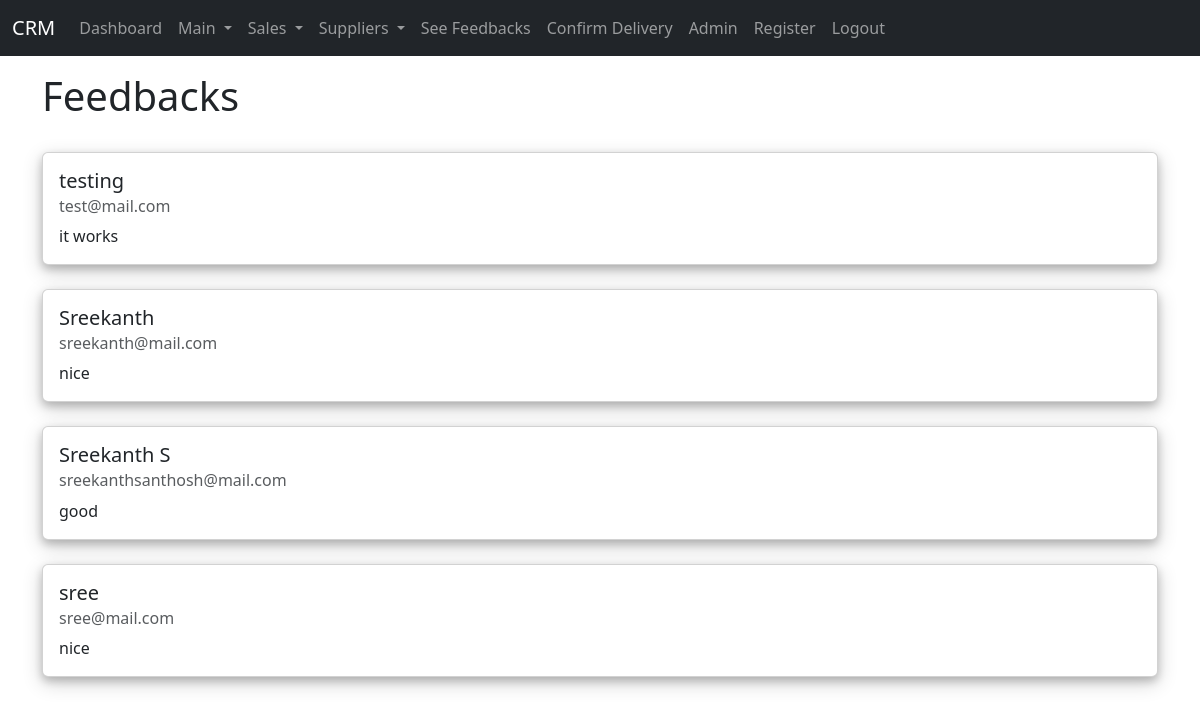
The app's page /features/ViewFeedbacks (signed in) with its own data.
### features/models.py (models this page shows, shortened)
class FeedbackTable(models.Model):
    name = models.CharField(max_length=100)
    email = models.EmailField()
    feedback = models.TextField()
    created_at = models.DateTimeField(auto_now_add=True)

### features/views.py (the view)
# urls.py: path('ViewFeedbacks', views.viewfeedback, name='viewfeedback'),
def viewfeedback(request):
    feedback_list = FeedbackTable.objects.order_by('-created_at')
    return render(request, 'see_feedback.html', {'feedback_list': feedback_list})

### features/templates/see_feedback.html
{% extends 'base.html' %}
{% block content %}
{% if user.is_authenticated %}
<h1>Feedbacks</h1>
{% for feedbacks in feedback_list %}
<br>
<div class="card" style="width: 100%; margin: 0 auto; box-shadow: 0 4px 8px 0 rgba(0, 0, 0, 0.2), 0 6px 20px 0 rgba(0, 0, 0, 0.19);">
    <div class="card-body">
      <h5 class="card-title">{{ feedbacks.name }}</h5>
      <h6 class="card-subtitle mb-2 text-body-secondary">{{ feedbacks.email }}</h6>
      <p class="card-text">{{ feedbacks.feedback }}</p>
    </div>
</div>
{% endfor %}
<br>
{% else %}
<h1>Log In first to see feedbacks</h1>
{% endif %}
{% endblock content %}

### records on screen
FeedbackTable: name "testing", email "test@mail.com", feedback "it works"
FeedbackTable: name "Sreekanth", email "sreekanth@mail.com", feedback "nice"
FeedbackTable: name "Sreekanth S", email "sreekanthsanthosh@mail.com", feedback "good"
FeedbackTable: name "sree", email "sree@mail.com", feedback "nice"
